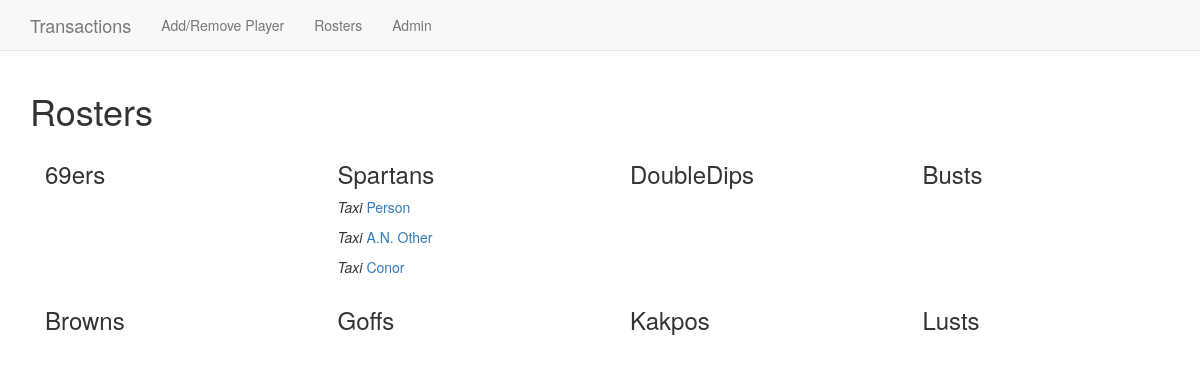
/basic_app/rosters/, run on the app's committed database.
### basic_app/models.py (models this page shows, shortened)
class School(models.Model):
    SIXTY = '69ers'
    SPARTANS = 'Spartans'
    DIPS = 'Double Dips'
    BUSTS = 'Busts'
    BROWNS = 'Browns'
    GOFFS = 'Goffs'
    KAKAPOS = 'Kakpos'
    LUSTS = 'Lusts'
    TEAMS = (
    (SIXTY, '69ers'),
    (SPARTANS, 'Spartans'),
    (DIPS, 'Double Dips'),
    (BUSTS, 'Busts'),
    (BROWNS, 'Browns'),
    (GOFFS, 'Goffs'),
    (KAKAPOS, 'Kakpos'),
    (LUSTS, 'Lusts'),
    )
    team = models.CharField(max_length=256, choices=TEAMS)
    player = models.CharField(max_length=256)
    added_time = models.DateTimeField(default=datetime.datetime.now)
    TAXI = 'Taxi'
    IR = 'IR'
    ROSTER_CHOICES = (
        (TAXI, 'Taxi'),
        (IR, 'IR'),
    )
    roster = models.CharField(
        max_length=4,
        choices=ROSTER_CHOICES,
        default=TAXI,
    )
    IN = 'In'
    OUT = 'Out'
    CHANGE_CHOICES = (
        (IN, 'In'),
        (OUT, 'Out'),
    )
    change = models.CharField(
        max_length=4,
        choices=CHANGE_CHOICES,
        default=IN,
    )
    class Meta:
        ordering = ['added_time']

### basic_app/views.py (the view)
class RosterListView(ListView):
    context_object_name = 'rosters'
    model = models.School
    template_name = 'basic_app/roster_list.html'

### basic_app/templates/basic_app/roster_list.html (shortened to what this page needs)
{% extends "basic_app/basic_app_base.html" %}
{% block body_block %}
<h1>Rosters</h1>
<div class="container">
{% with '69ers Spartans DoubleDips Busts Browns Goffs Kakpos Lusts' as list %}
  {% for i in list.split %}
        {% if forloop.first %}<div class="row">{% endif %}
          <div class="col-xs-3">
            <h3>{{i}}</h3>
            {% for school in rosters %}
              {% if school.team == i and school.roster == 'Taxi' and school.change == 'In' %}
                <p><em>{{ school.roster }}</em> <a href="../{{school.id}}/">{{ school.player }}</a></p>
              {% endif %}
            {% endfor %}
          </div>
        {% if forloop.counter|divisibleby:4 %}</div><div class="row">{% endif %}
        {% if forloop.last %}</div>{% endif %}
  {% endfor %}
{% endwith %}
</div>
{% endblock %}

### data on the page
School: roster "Taxi", player "Person"
School: roster "Taxi", player "A.N. Other"
School: roster "Taxi", player "Conor"

### other printed values
{{ i }} "69ers" "Spartans" "DoubleDips" "Busts" "Browns" "Goffs" "Kakpos" "Lusts"
